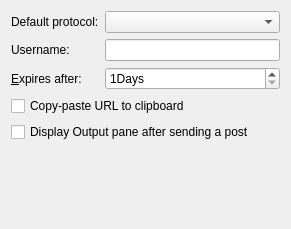
<?xml version="1.0" encoding="UTF-8"?>
<ui version="4.0">
 <class>CodePaster::Internal::SettingsPage</class>
 <widget class="QWidget" name="CodePaster::Internal::SettingsPage">
  <property name="geometry">
   <rect>
    <x>0</x>
    <y>0</y>
    <width>291</width>
    <height>229</height>
   </rect>
  </property>
  <layout class="QGridLayout" name="gridLayout">
   <item row="4" column="0" colspan="2">
    <widget class="QCheckBox" name="clipboardBox">
     <property name="text">
      <string>Copy-paste URL to clipboard</string>
     </property>
    </widget>
   </item>
   <item row="9" column="0" colspan="2">
    <spacer name="verticalSpacer">
     <property name="orientation">
      <enum>Qt::Vertical</enum>
     </property>
     <property name="sizeHint" stdset="0">
      <size>
       <width>223</width>
       <height>100</height>
      </size>
     </property>
    </spacer>
   </item>
   <item row="1" column="1">
    <widget class="QLineEdit" name="userEdit"/>
   </item>
   <item row="0" column="1">
    <widget class="QComboBox" name="defaultProtocol"/>
   </item>
   <item row="0" column="0">
    <widget class="QLabel" name="protocolLabel">
     <property name="text">
      <string>Default protocol:</string>
     </property>
    </widget>
   </item>
   <item row="2" column="0">
    <widget class="QLabel" name="expiryLabel">
     <property name="text">
      <string>&amp;Expires after:</string>
     </property>
     <property name="buddy">
      <cstring>expirySpinBox</cstring>
     </property>
    </widget>
   </item>
   <item row="5" column="0" colspan="2">
    <widget class="QCheckBox" name="displayBox">
     <property name="text">
      <string>Display Output pane after sending a post</string>
     </property>
    </widget>
   </item>
   <item row="1" column="0">
    <widget class="QLabel" name="userNameLabel">
     <property name="text">
      <string>Username:</string>
     </property>
    </widget>
   </item>
   <item row="2" column="1">
    <widget class="QSpinBox" name="expirySpinBox">
     <property name="suffix">
      <string>Days</string>
     </property>
     <property name="minimum">
      <number>1</number>
     </property>
     <property name="maximum">
      <number>365</number>
     </property>
    </widget>
   </item>
  </layout>
 </widget>
 <resources/>
 <connections/>
</ui>
